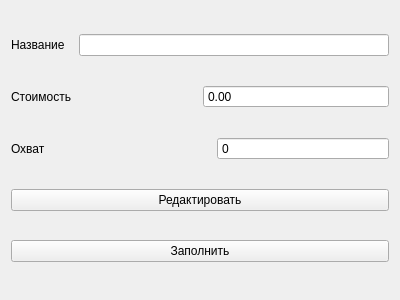
<?xml version="1.0" encoding="UTF-8"?>
<ui version="4.0">
 <class>channelForm</class>
 <widget class="QWidget" name="channelForm">
  <property name="geometry">
   <rect>
    <x>0</x>
    <y>0</y>
    <width>400</width>
    <height>300</height>
   </rect>
  </property>
  <property name="minimumSize">
   <size>
    <width>400</width>
    <height>300</height>
   </size>
  </property>
  <property name="maximumSize">
   <size>
    <width>400</width>
    <height>300</height>
   </size>
  </property>
  <property name="windowTitle">
   <string>Form</string>
  </property>
  <layout class="QHBoxLayout" name="horizontalLayout_4">
   <item>
    <layout class="QVBoxLayout" name="verticalLayout">
     <item>
      <layout class="QHBoxLayout" name="horizontalLayout">
       <property name="spacing">
        <number>14</number>
       </property>
       <item>
        <widget class="QLabel" name="label">
         <property name="text">
          <string>Название</string>
         </property>
        </widget>
       </item>
       <item>
        <widget class="QLineEdit" name="lineEdit">
         <property name="readOnly">
          <bool>true</bool>
         </property>
        </widget>
       </item>
      </layout>
     </item>
     <item>
      <layout class="QHBoxLayout" name="horizontalLayout_2">
       <item>
        <widget class="QLabel" name="label_2">
         <property name="text">
          <string>Стоимость</string>
         </property>
        </widget>
       </item>
       <item>
        <widget class="QDoubleSpinBox" name="doubleSpinBox">
         <property name="readOnly">
          <bool>true</bool>
         </property>
         <property name="buttonSymbols">
          <enum>QAbstractSpinBox::NoButtons</enum>
         </property>
         <property name="maximum">
          <double>9999999999999999538762658202121142272.000000000000000</double>
         </property>
        </widget>
       </item>
      </layout>
     </item>
     <item>
      <layout class="QHBoxLayout" name="horizontalLayout_3">
       <property name="spacing">
        <number>34</number>
       </property>
       <item>
        <widget class="QLabel" name="label_3">
         <property name="text">
          <string>Охват</string>
         </property>
        </widget>
       </item>
       <item>
        <widget class="QSpinBox" name="spinBox">
         <property name="readOnly">
          <bool>true</bool>
         </property>
         <property name="buttonSymbols">
          <enum>QAbstractSpinBox::NoButtons</enum>
         </property>
         <property name="maximum">
          <number>999999999</number>
         </property>
        </widget>
       </item>
      </layout>
     </item>
     <item>
      <widget class="QPushButton" name="pushButton_2">
       <property name="text">
        <string>Редактировать</string>
       </property>
      </widget>
     </item>
     <item>
      <widget class="QPushButton" name="pushButton">
       <property name="text">
        <string>Заполнить</string>
       </property>
      </widget>
     </item>
    </layout>
   </item>
  </layout>
 </widget>
 <resources/>
 <connections/>
</ui>
